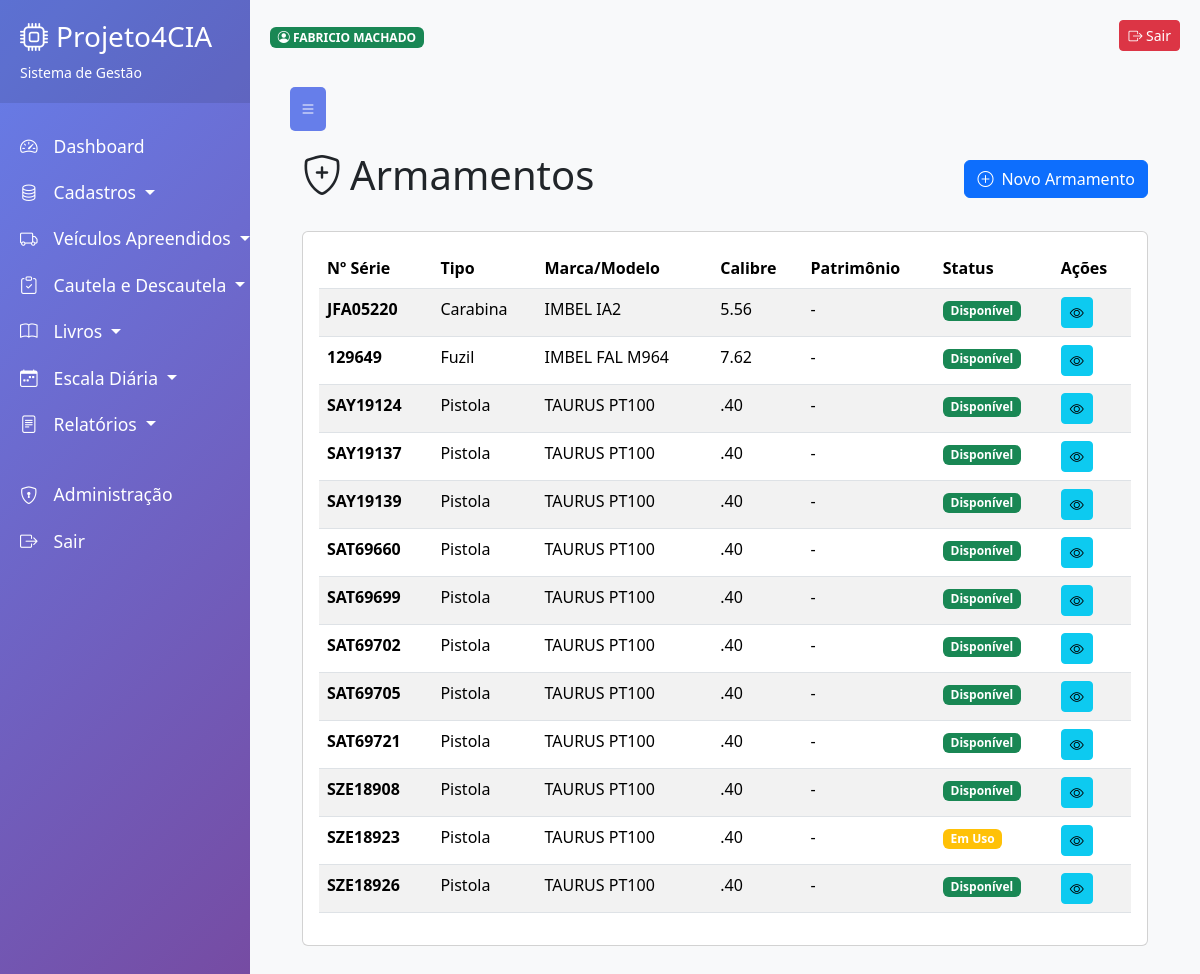
/cadastros/armamentos/ (signed in), run on the app's committed database.
### aplicacoes/cadastros/cadastro_armamentos/models.py (models this page shows, shortened)
class Armamento(models.Model):
    STATUS_CHOICES = [
        ('DISPONIVEL', 'Disponível'),
        ('EM_USO', 'Em Uso'),
        ('MANUTENCAO', 'Em Manutenção'),
        ('BAIXADO', 'Baixado'),
    ]
    CALIBRE_CHOICES = [
        ('.22', '.22'),
        ('.32', '.32'),
        ('.38', '.38'),
        ('9mm', '9mm'),
        ('.40', '.40'),
        ('.45', '.45'),
        ('12', 'Calibre 12'),
        ('5.56', '5.56mm'),
        ('7.62', '7.62mm'),
    ]
    TIPO_CHOICES = [
        ('PISTOLA', 'Pistola'),
        ('REVOLVER', 'Revólver'),
        ('FUZIL', 'Fuzil'),
        ('CARABINA', 'Carabina'),
        ('ESPINGARDA', 'Espingarda'),
        ('SUBMETRALHADORA', 'Submetralhadora'),
        ('METRALHADORA', 'Metralhadora'),
    ]
    numero_serie = models.CharField('Nº de Série', max_length=50, unique=True)
    tipo = models.CharField('Tipo', max_length=20, choices=TIPO_CHOICES)
    marca = models.CharField('Marca', max_length=50)
    modelo = models.CharField('Modelo', max_length=50)
    calibre = models.CharField('Calibre', max_length=10, choices=CALIBRE_CHOICES)
    patrimonio = models.CharField('Nº Patrimônio', max_length=30, blank=True, null=True)
    registro = models.CharField('Nº Registro', max_length=30, blank=True)
    capacidade = models.IntegerField('Capacidade (tiros)', default=0)
    comprimento_cano = models.DecimalField('Comprimento do Cano (cm)', max_digits=5, decimal_places=2, null=True, blank=True)
    status = models.CharField('Status', max_length=20, choices=STATUS_CHOICES, default='DISPONIVEL')
    observacoes = models.TextField('Observações', blank=True)
    ativo = models.BooleanField('Ativo?', default=True)
    criado_em = models.DateTimeField('Criado em', auto_now_add=True)
    atualizado_em = models.DateTimeField('Atualizado em', auto_now=True)
    class Meta:
        verbose_name = 'Armamento'
        verbose_name_plural = 'Armamentos'
        ordering = ['tipo', 'marca', 'modelo']

### aplicacoes/cadastros/cadastro_armamentos/views.py (the view)
# urls.py: path('', login_required(views.ArmamentoListView.as_view()), name='armamento_list'),
class ArmamentoListView(LoginRequiredMixin, ListView):
    model = Armamento
    template_name = 'cadastro_armamentos/armamento_list.html'
    context_object_name = 'armamentos'
    paginate_by = 20

### aplicacoes/cadastros/cadastro_armamentos/templates/cadastro_armamentos/armamento_list.html (shortened to what this page needs)
{% extends 'base.html' %}
{% block content %}
<div class="container-fluid">
    <div class="d-flex justify-content-between align-items-center mb-4">
        <h1><i class="bi bi-shield-plus me-2"></i>Armamentos</h1>
        <a href="{% url 'cadastro_armamentos:armamento_create' %}" class="btn btn-primary">
            <i class="bi bi-plus-circle me-2"></i>Novo Armamento
        </a>
    </div>
    <div class="card">
        <div class="card-body">
            <div class="table-responsive">
                <table class="table table-striped table-hover">
                    <thead>
                        <tr>
                            <th>Nº Série</th>
                            <th>Tipo</th>
                            <th>Marca/Modelo</th>
                            <th>Calibre</th>
                            <th>Patrimônio</th>
                            <th>Status</th>
                            <th>Ações</th>
                        </tr>
                    </thead>
                    <tbody>
                        {% for armamento in armamentos %}
                        <tr>
                            <td><strong>{{ armamento.numero_serie }}</strong></td>
                            <td>{{ armamento.get_tipo_display }}</td>
                            <td>{{ armamento.marca }} {{ armamento.modelo }}</td>
                            <td>{{ armamento.calibre }}</td>
                            <td>{{ armamento.patrimonio|default:'-' }}</td>
                            <td>
                                {% if armamento.status == 'DISPONIVEL' %}
                                    <span class="badge bg-success">Disponível</span>
                                {% elif armamento.status == 'EM_USO' %}
                                    <span class="badge bg-warning">Em Uso</span>
                                {% elif armamento.status == 'MANUTENCAO' %}
                                    <span class="badge bg-danger">Manutenção</span>
                                {% else %}
                                    <span class="badge bg-secondary">Baixado</span>
                                {% endif %}
                            </td>
                            <td>
                                <a href="{% url 'cadastro_armamentos:armamento_detail' armamento.pk %}"
                                   class="btn btn-sm btn-info" title="Detalhes">
                                    <i class="bi bi-eye"></i>
                                </a>
                            </td>
                        </tr>
                        {% endfor %}
                    </tbody>
                </table>
            </div>
        </div>
    </div>
</div>
{% endblock %}

### base/templates/base.html (shortened to what this page needs)
<!DOCTYPE html>
<html lang="pt-br">
<head>
    <link href="https://cdn.jsdelivr.net/npm/bootstrap@5.3.2/dist/css/bootstrap.min.css" rel="stylesheet">
    <link rel="stylesheet" href="https://cdn.jsdelivr.net/npm/bootstrap-icons@1.11.3/font/bootstrap-icons.min.css">
</head>
<body>
    <div class="wrapper">
        <nav id="sidebar">
            <div class="sidebar-header">
                <h3><i class="bi bi-cpu me-2"></i>Projeto4CIA</h3>
                <p class="small mb-0">Sistema de Gestão</p>
            </div>
            {% include 'partials/sidebar.html' %}
        </nav>
        <div id="content">
            <div class="d-flex justify-content-between align-items-center mb-3">
                <div>
                    {% if user.is_authenticated %}
                        <span class="badge bg-success">
                            <i class="bi bi-person-circle"></i>
                            {{ user.get_full_name|default:user.username }}
                        </span>
                    {% endif %}
                </div>
                <div>
                    {% if user.is_authenticated %}
<form action="{% url 'autenticacao:logout' %}" method="post" style="display: inline;">
    <button type="submit" class="btn btn-sm btn-danger">
        <i class="bi bi-box-arrow-right"></i> Sair
    </button>
</form>
                    {% endif %}
                </div>
            </div>
        <div id="content">
            <button type="button" id="sidebarCollapse" class="toggle-btn">
                <i class="bi bi-list"></i>
            </button>
            {% block content %}
            {% endblock %}
        </div>
    </div>
</body>
</html>

### base/templates/base.html (style rules this page uses)
body { background: #f8f9fa; }
.wrapper { display: flex; width: 100%; align-items: stretch; }
#sidebar { min-width: 250px; max-width: 250px; min-height: 100vh; transition: all 0.3s; background: linear-gradient(135deg, #667eea 0%, #764ba2 100%); color: #fff; }
#sidebar .sidebar-header { padding: 20px; background: rgba(0, 0, 0, 0.1); }
#content { width: 100%; padding: 20px; min-height: 100vh; transition: all 0.3s; }
.toggle-btn { background: #667eea; color: white; border: none; padding: 10px; border-radius: 5px; margin-bottom: 20px; }

### data on the page
Armamento: numero_serie "JFA05220", tipo "Carabina", marca "IMBEL", modelo "IA2", calibre "5.56", patrimonio "-", status "Disponível"
Armamento: numero_serie "129649", tipo "Fuzil", marca "IMBEL", modelo "FAL M964", calibre "7.62", patrimonio "-", status "Disponível"
Armamento: numero_serie "SAY19124", tipo "Pistola", marca "TAURUS", modelo "PT100", calibre ".40", patrimonio "-", status "Disponível"
Armamento: numero_serie "SAY19137", tipo "Pistola", marca "TAURUS", modelo "PT100", calibre ".40", patrimonio "-", status "Disponível"
Armamento: numero_serie "SAY19139", tipo "Pistola", marca "TAURUS", modelo "PT100", calibre ".40", patrimonio "-", status "Disponível"
Armamento: numero_serie "SAT69660", tipo "Pistola", marca "TAURUS", modelo "PT100", calibre ".40", patrimonio "-", status "Disponível"
Armamento: numero_serie "SAT69699", tipo "Pistola", marca "TAURUS", modelo "PT100", calibre ".40", patrimonio "-", status "Disponível"
Armamento: numero_serie "SAT69702", tipo "Pistola", marca "TAURUS", modelo "PT100", calibre ".40", patrimonio "-", status "Disponível"
Armamento: numero_serie "SAT69705", tipo "Pistola", marca "TAURUS", modelo "PT100", calibre ".40", patrimonio "-", status "Disponível"
Armamento: numero_serie "SAT69721", tipo "Pistola", marca "TAURUS", modelo "PT100", calibre ".40", patrimonio "-", status "Disponível"
Armamento: numero_serie "SZE18908", tipo "Pistola", marca "TAURUS", modelo "PT100", calibre ".40", patrimonio "-", status "Disponível"
Armamento: numero_serie "SZE18923", tipo "Pistola", marca "TAURUS", modelo "PT100", calibre ".40", patrimonio "-", status "Em Uso"
Armamento: numero_serie "SZE18926", tipo "Pistola", marca "TAURUS", modelo "PT100", calibre ".40", patrimonio "-", status "Disponível"

### other printed values
{{ user.get_full_name|default:user.username }} "FABRICIO MACHADO"
